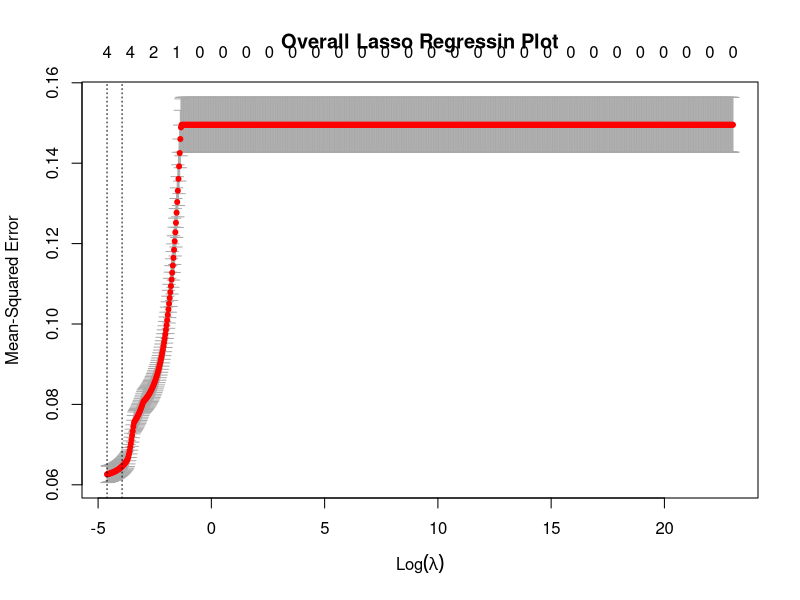

The R source for this figure: (Note: this script raises an error after producing the figure.)
library(glmnet)

# Read in data sets
overall_train_set = read.csv("data/data-sets/train-test-data-set/overall-train-set.csv")
overall_test_set = read.csv("data/data-sets/train-test-data-set/overall-test-set.csv")
overall_data_set_regresssion = read.csv("data/data-sets/train-test-data-set/overall-data-set-regression.csv")

# Fit lasso model to training set
ind_var <- c(24, 25, 26, 28, 29, 45, 46, 47, 48)
dependent_train <- as.matrix(overall_train_set[44])
regressor_train <- as.matrix(overall_train_set[ind_var])
grid <- 10^seq(10, -2, length = 1000)
set.seed(1235)
lasso_mod <- cv.glmnet(regressor_train, dependent_train, lambda = grid, alpha = 1)
best_lambda_lasso <- lasso_mod$lambda.min

# Save lasso regression plot
png('images/regression-plot/lasso-regression-plot.png')
plot(lasso_mod, main = "Overall Lasso Regressin Plot")
dev.off()

# Use the best fitted lambda on test set to calculate MSE
test_set_input <- as.matrix(overall_test_set[, ind_var])
lasso_test_predict <- predict(lasso_mod, s = best_lambda_lasso, newx = test_set_input)
lasso_test <- as.matrix(overall_test_set[,44])
MSE_lasso <- mean((lasso_test - lasso_test_predict)^2)

# Fit the model in the original dataset to find estimated coefficients
dependent_full <- as.matrix(overall_data_set_regresssion[44])
regressor_full <- as.matrix(overall_data_set_regresssion[ind_var])
lasso_full_log_fit <- glmnet(regressor_full, dependent_full, alpha = 1, lambda = best_lambda_lasso)
lasso_fitted_coef <- coef(lasso_full_log_fit)

save(best_lambda_lasso, MSE_lasso, lasso_full_log_fit, lasso_fitted_coef, file = "data/regression-data/overall-lasso-model.RData")
